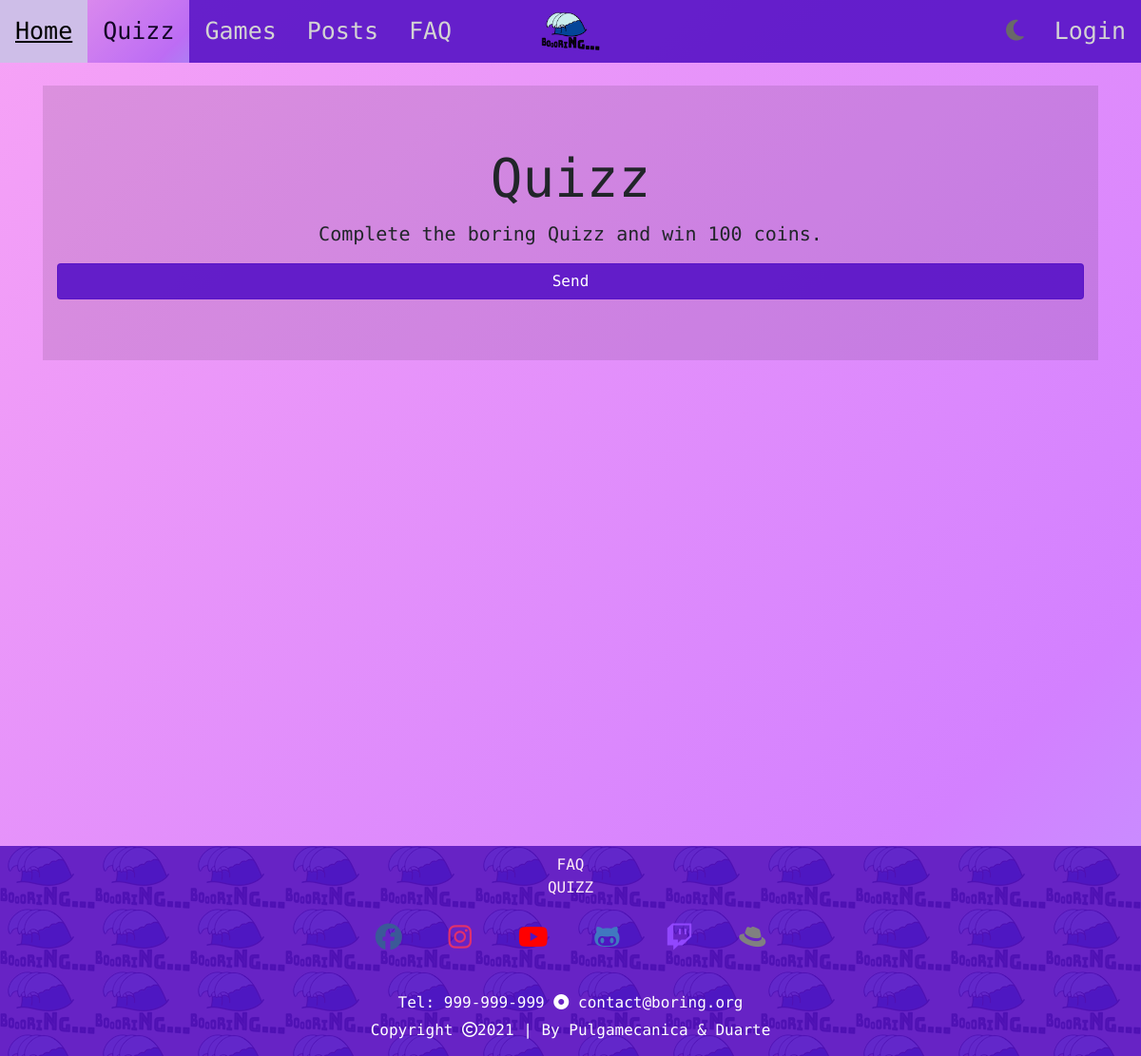
Before: /quizz with the older database file.
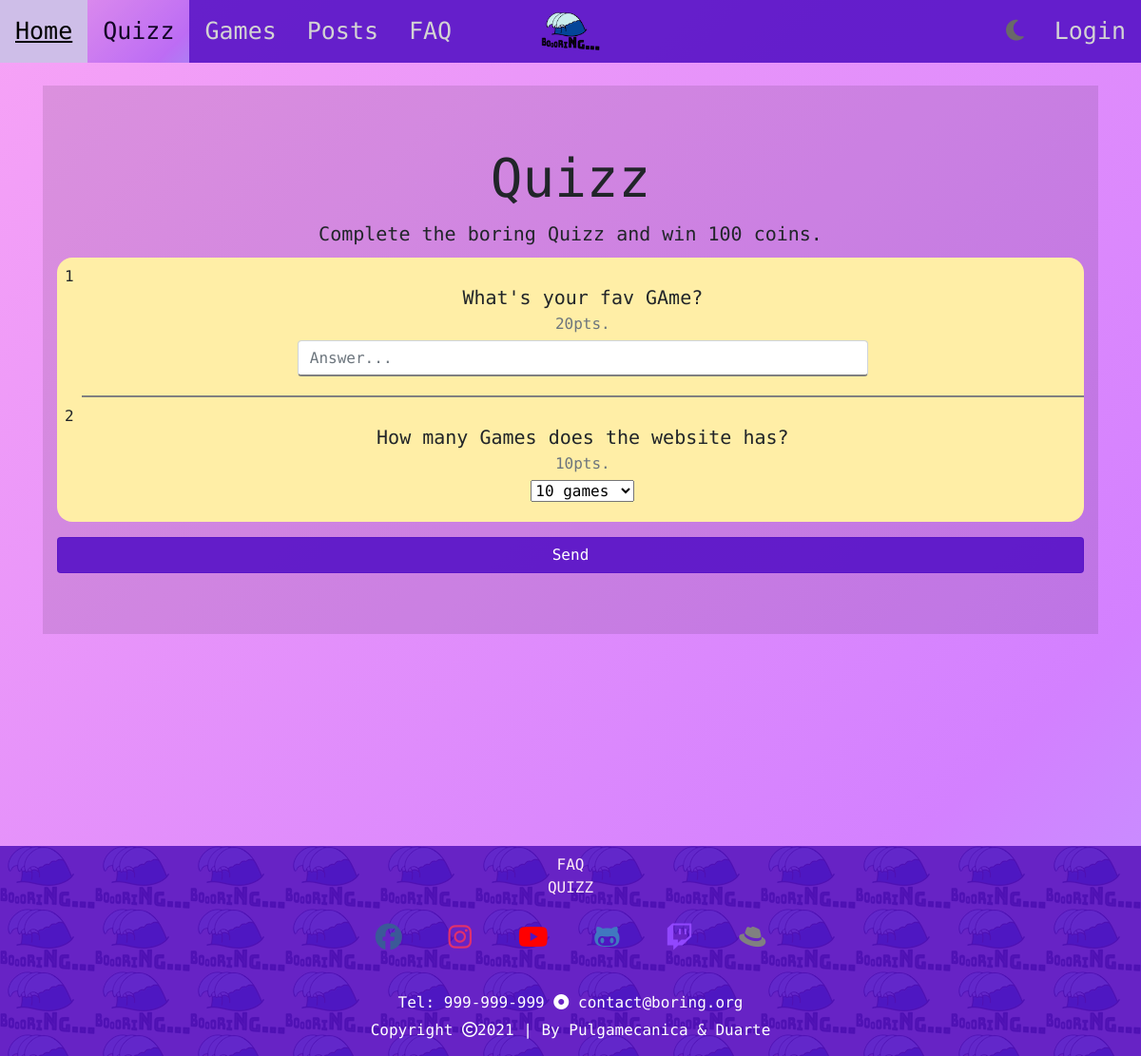
After: the same page with the newer database file.
### boring_website/models.py (models this page shows, shortened)
class Question(models.Model):
    question = models.CharField(max_length=400)
    points = models.IntegerField(default=10)
    def type(self):
        if len(self.answers.all()) == 0:
            return "open_answer"
        true_options = 0
        for answer in self.answers.all():
            if answer.is_correct:
                true_options += 1
        if true_options == 1:
            return "one_choice"
        else:
            return "multiple_choice"

### boring_website/views.py (the view)
# urls.py: path('quizz', views.quizz_page_view, name='quizz'),
def quizz_page_view(request):
    return render(request, 'boring_website/quizz.html', {'questions': Question.objects.all()})

### boring_website/templates/boring_website/quizz.html (shortened to what this page needs)
{% extends 'boring_website/base.html' %}
{% block main %}
    {% load static %}
	<link rel="stylesheet" href="{% static 'boring_website/css/quizz.css' %}">
    <div class="container mt-4 text-center" id="quizz-active">
        <div class="jumbotron jumbotron-fluid">
            <div class="container">
                <h1 class="display-4">Quizz</h1>
                <p class="lead">Complete the boring Quizz and win 100 coins.</p>
                <form action="{% url 'boring_website:quizz_submission' %}" method="post">
                    <div id="questions">
                        {% for question in questions %}
                            <span class="float-left p-2">{{forloop.counter}}</span>
                            <div class="card">
                                <div class="card-body">
                                    <h5 class="card-title">{{question.question}}</h5>
                                    <h6 class="card-subtitle mb-2 text-muted">{{question.points}}pts.</h6>
                                    {% if question.type == "open_answer" %}
                                        <input type="text" name="{{question.id}}" id="{{question.id}}" class="form-control answer" placeholder="Answer..." required>
                                    {% else %}
                                        {% if question.type == "one_choice" %}
                                            <select id="{{question.id}}" name="{{question.id}}">
                                        {% elif question.type == "multiple_choice" %}
                                            <select id="{{question.id}}" name="{{question.id}}" multiple required>
                                        {% endif %}
                                            {% for answer in question.answers.all  %}
                                                <option value="{{question.id}}_{{answer.id}}" class="form-control answer">{{answer.description}}</option>
                                            {% endfor %}
                                        </select>
                                    {% endif %}
                                </div>
                            </div>
                        {% endfor %}
                    </div>
                    <input class="btn btn-primary mt-3 btn-block" type="submit" value="Send">
                </form>
            </div>
        </div>
    </div>
{% endblock %}

Changed rows visible on the page:
added Question: question "What's your fav GAme?", points "20"
added Question: question "How many Games does the website has?", points "10"
